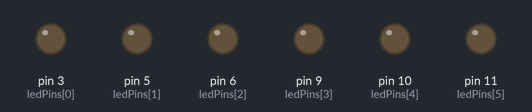
Recording of a sketch running on a simulated Arduino Uno, built with avr-gcc and run on an emulated ATmega328P. Parts: output pins drawn as LEDs (lit = HIGH).

Above: at 0.05 s.
At 1.05 s:
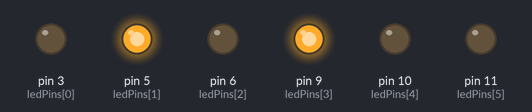
At 2.05 s:
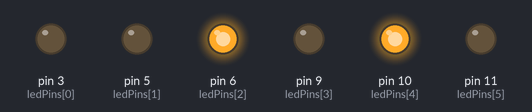
At 4.15 s:
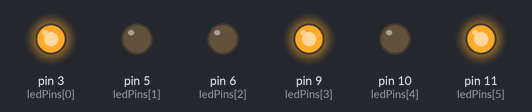
At 6.15 s:
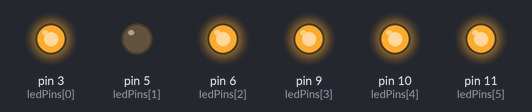
At 8.25 s:
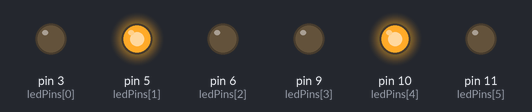
Timing chart, 0 to 8.6 s (numbered marks = the images above):
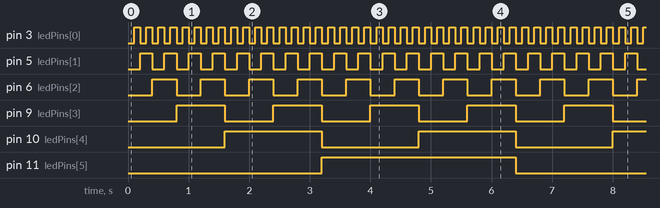

Measured:
- by itself, pin 3 (ledPins[0]): alternates HIGH for 0.10 s and LOW for 0.10 s
- by itself, pin 5 (ledPins[1]): alternates HIGH for 0.20 s and LOW for 0.20 s
- by itself, pin 6 (ledPins[2]): alternates HIGH for 0.40 s and LOW for 0.40 s
- by itself, pin 9 (ledPins[3]): alternates HIGH for 0.80 s and LOW for 0.80 s
- by itself, pin 10 (ledPins[4]): alternates HIGH for 1.6 s and LOW for 1.6 s
- by itself, pin 11 (ledPins[5]): alternates HIGH for 3.2 s and LOW for 3.2 s

The sketch:

led_cube.ino
```cpp
int ledPins[6] = {3, 5, 6, 9, 10, 11}; // Определение 6 пинов для светодиодов

int delayTime = 100; // Задержка между переключениями

void setup() {
  for (int i = 0; i < 6; i++) { // Настройка пинов как OUTPUT
    pinMode(ledPins[i], OUTPUT);
  }
}

void loop() {
  for (int i = 0; i < 256; i++) { // Цикл по 256 комбинациям
    for (int j = 0; j < 8; j++) { // Цикл по 8 светодиодам
      digitalWrite(ledPins[j], (bitRead(i, j) == 1) ? HIGH : LOW); // Включение/выключение светодиода
    }
    delay(delayTime); // Задержка между комбинациями
  }
}
```
